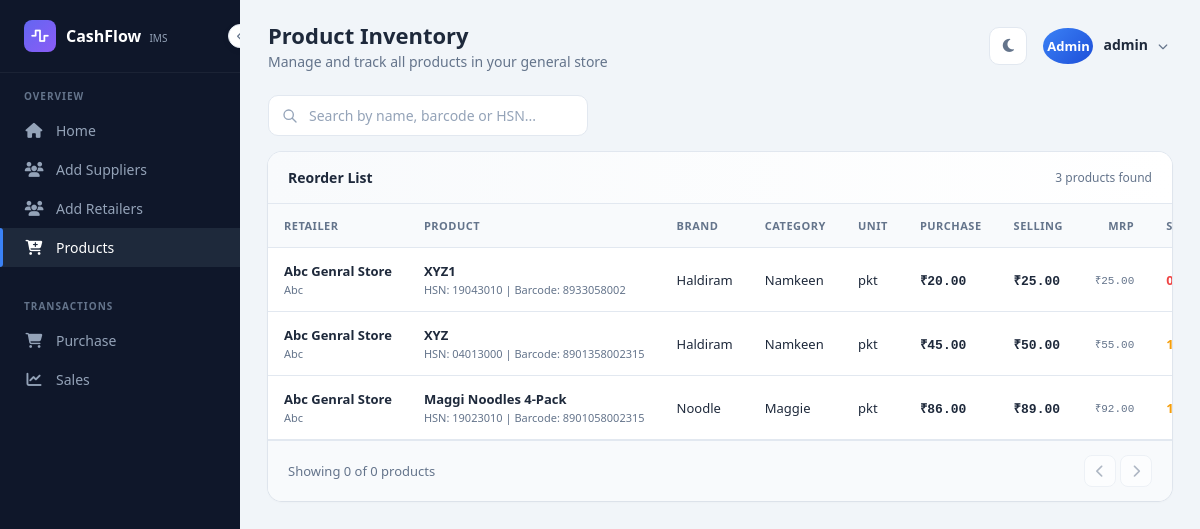
The app's page /low-stock/ (signed in), older data.
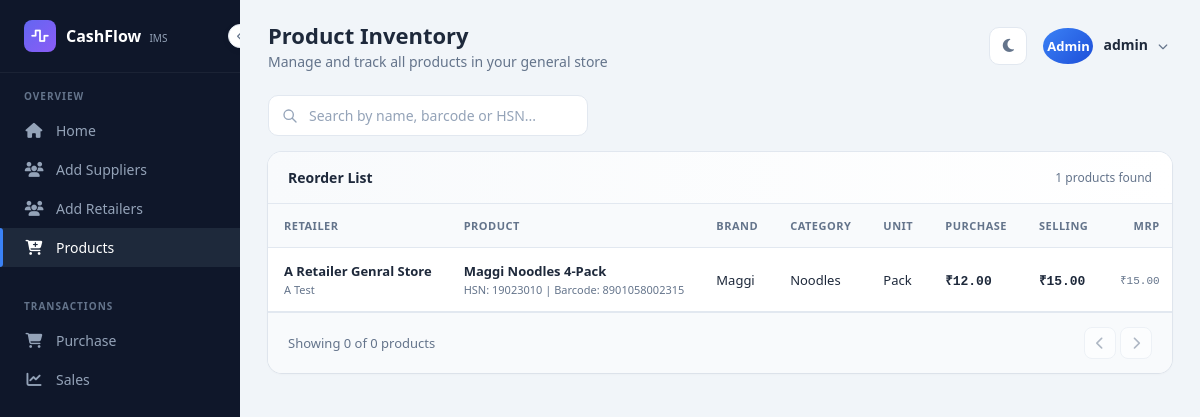
The same page, newer data.
### pharma_app/models.py (models this page shows, shortened)
class Product(models.Model):
    retailer = models.ForeignKey(
        Retailer,
        on_delete=models.CASCADE,
        related_name="products"
    )
    category = models.ForeignKey(
        Category,
        on_delete=models.CASCADE,
        related_name="products"
    )
    brand = models.ForeignKey(
        Brand,
        on_delete=models.CASCADE,
        related_name="products"
    )
    unit = models.ForeignKey(
        Unit,
        on_delete=models.CASCADE
    )
    UNIT_CHOICES = (
        ("Kg", "Kg"),
        ("Gram", "Gram"),
        ("Litre", "Litre"),
        ("Piece", "Piece"),
        ("Packet", "Packet"),
        ("Box", "Box"),
        ("Bottle", "Bottle"),
    )
    product_name = models.CharField(max_length=200)
    barcode = models.CharField(max_length=100, blank=True, null=True, unique=True)
    hsn_code = models.CharField(max_length=20)
    purchase_price = models.DecimalField(max_digits=10, decimal_places=2)
    selling_price = models.DecimalField(max_digits=10, decimal_places=2)
    mrp = models.DecimalField(max_digits=10, decimal_places=2)
    minimum_stock = models.PositiveIntegerField(default=0)
    current_stock = models.PositiveIntegerField(default=0)
    gst = models.DecimalField(max_digits=5, decimal_places=2, default=0)
    is_active = models.BooleanField(default=True)
    created_at = models.DateTimeField(auto_now_add=True)
    updated_at = models.DateTimeField(auto_now=True)
    class Meta:
        ordering = ["product_name"]

class Retailer(models.Model):
    user = models.OneToOneField(CustomUser, on_delete=models.CASCADE)
    shop_name = models.CharField(max_length=200)
    owner_name = models.CharField(max_length=150)
    mobile = models.CharField(max_length=15)
    email = models.EmailField()
    gst_number = models.CharField(max_length=20, blank=True, null=True)
    pan_number = models.CharField(max_length=10, blank=True, null=True)
    address = models.TextField()
    city = models.CharField(max_length=100)
    state = models.CharField(max_length=100)
    pincode = models.CharField(max_length=10)
    is_active = models.BooleanField(default=True)
    created_at = models.DateTimeField(auto_now_add=True)
    updated_at = models.DateTimeField(auto_now=True)

class Brand(models.Model):
    retailer = models.ForeignKey(
        Retailer,
        on_delete=models.CASCADE
    )
    brand_name = models.CharField(max_length=100)

class Category(models.Model):
    retailer = models.ForeignKey(
        Retailer,
        on_delete=models.CASCADE
    )
    category_name = models.CharField(max_length=100)

class Unit(models.Model):
    name = models.CharField(max_length=50)
    short_name = models.CharField(max_length=10)

### pharma_app/views.py (the view)
# urls.py: path('low-stock/', views.low_stock_alert, name='low_stock_alert'),
@login_required(login_url="/user-login/")
def low_stock_alert(request):
    try:
        is_admin = request.user.is_superuser
        products_qs = (
            Product.objects
            .filter(
                is_active=True,
                current_stock__lte=F("minimum_stock"),
            )
            .select_related(
                "retailer",
                "category",
                "brand",
                "unit",
            )
        )
        if not is_admin:
            retailer = getattr(
                request.user,
                "retailer",
                None
            )
            if retailer is None:
                logger.warning(
                    "User %s has no associated retailer; "
                    "cannot fetch low stock products.",
                    request.user.id,
                )
                messages.error(
                    request,
                    "No retailer profile found for this account."
                )
                return render(
                    request,
                    "low_stock_list.html",
                    {
                        "products": [],
                        "low_stock_count": 0,
                        "is_admin": False,
                    }
                )
            products_qs = products_qs.filter(
                retailer=retailer
            )
        else:
            logger.info(
                "Superadmin %s viewing low stock products "
                "for all retailers.",
                request.user.id,
            )
        products_qs = products_qs.order_by(
            "current_stock",
            "minimum_stock",
            "product_name",
        )
        low_stock_count = products_qs.count()
        paginator = Paginator(
            products_qs,
            25
        )
        page_number = request.GET.get(
            "page"
        )
        try:
            products = paginator.page(
                page_number
            )
        except PageNotAnInteger:
            products = paginator.page(
                1
            )
        except EmptyPage:
            products = paginator.page(
                paginator.num_pages
            )
        if is_admin:
            logger.info(
                "Superadmin %s: %d low stock product(s) found.",
                request.user.id,
                low_stock_count,
            )
        else:
            logger.info(
                "Retailer %s: %d low stock product(s) found.",
                retailer.id,
                low_stock_count,
            )
        context = {
            "products": products,
            "low_stock_count": low_stock_count,
            "is_admin": is_admin,
        }
        return render(
            request,
            "low_stock_list.html",
            context
        )
    except Exception:
        logger.exception(
            "Unexpected error while fetching low stock "
            "products for user %s.",
            request.user.id,
        )
        messages.error(
            request,
            "Something went wrong while loading "
            "low stock products."
        )
        return render(
            request,
            "low_stock_list.html",
            {
                "products": [],
                "low_stock_count": 0,
                "is_admin": request.user.is_superuser,
            }
        )

### pharma_app/models.py (called while the page is built)
    def __str__(self):
        return self.username

### pharma_app/templates/low_stock_list.html (shortened to what the changed rows need)
{% extends "base.html" %}
{% load static %}
{% block css %}
<link rel="stylesheet" href="{% static 'css/dashboard.css' %}">
<link rel="stylesheet" href="{% static 'css/product_list.css' %}">
<link rel="stylesheet" href="{% static 'css/error_message.css' %}">
{% endblock %}
{% block page_title %}
    <h1>Product Inventory</h1>
{% endblock %}
{% block body %}
<div class="table-container">
    <div class="table-header">
        <span class="table-title">Reorder List</span>
        <span class="table-count">{{ products|length }} products found</span>
    </div>
    <div class="table-wrap">
        <table class="data-table">
            <thead>
                <tr>
                    {% if is_admin %}
                        <th>Retailer</th>
                    {% endif %}
                    <th>Product</th>
                    <th>Brand</th>
                    <th>Category</th>
                    <th>Unit</th>
                    <th class="right">Purchase</th>
                    <th class="right">Selling</th>
                    <th class="right">MRP</th>
                    <th class="center">Stock</th>
                </tr>
            </thead>
            <tbody>
                {% for product in products %}
                <tr>
                    {% if is_admin %}
                        <td>
                            {% if product.retailer %}
                                <div class="product-info">
                                    <span class="product-name">
                                        {{ product.retailer.shop_name }}
                                    </span>
                                    {% if product.retailer.owner_name %}
                                        <span class="product-meta">
                                            {{ product.retailer.owner_name }}
                                        </span>
                                    {% endif %}
                                </div>
                            {% else %}
                                —
                            {% endif %}
                        </td>
                    {% endif %}
                    <td>
                        <div class="product-info">
                            <span class="product-name">
                                {{ product.product_name }}
                            </span>
                            <span class="product-meta">
                                {% if product.hsn_code %}
                                    HSN: {{ product.hsn_code }}
                                {% endif %}
                                {% if product.barcode %}
                                    {% if product.hsn_code %} | {% endif %}
                                    Barcode: {{ product.barcode }}
                                {% endif %}
                            </span>
                        </div>
                    </td>
                    <td>
                        {% if product.brand %}
                            {{ product.brand.brand_name }}
                        {% else %}
                            —
                        {% endif %}
                    </td>
                    <td>
                        {% if product.category %}
                            {{ product.category.category_name }}
                        {% else %}
                            —
                        {% endif %}
                    </td>
                    <td>
                        {% if product.unit %}
                            {{ product.unit.short_name|default:product.unit }}
                        {% else %}
                            —
                        {% endif %}
                    </td>
                    <td class="right">
                        <div class="price">
                            ₹{{ product.purchase_price|default:"0.00" }}
                        </div>
                    </td>
                    <td class="right">
                        <div class="price">
                            ₹{{ product.selling_price|default:"0.00" }}
                        </div>
                    </td>
                    <td class="right">
                        <div class="price-muted">
                            ₹{{ product.mrp|default:"0.00" }}
                        </div>
                    </td>
                    <td class="center">
                        {% if product.current_stock == 0 %}
                            <span class="stock-value low">
                            </span>
                        {% elif product.current_stock <= product.minimum_stock %}
                            <span class="stock-value medium">
                            </span>
                        {% else %}
                            <span class="stock-value high">
                                {{ product.current_stock }}
                            </span>
                        {% endif %}
                    </td>
                </tr>
                {% endfor %}
            </tbody>
        </table>
    </div>
{% endblock %}

Row changes from the older to the newer data that the page shows:
removed Product: retailer.shop_name "Abc Genral Store", retailer.owner_name "Abc", product_name "XYZ1", hsn_code "19043010", barcode "8933058002", brand.brand_name "Haldiram", category.category_name "Namkeen", unit.short_name "pkt", purchase_price "20.00", selling_price "25.00", mrp "25.00"
removed Product: retailer.shop_name "Abc Genral Store", retailer.owner_name "Abc", product_name "XYZ", hsn_code "04013000", barcode "8901358002315", brand.brand_name "Haldiram", category.category_name "Namkeen", unit.short_name "pkt", purchase_price "45.00", selling_price "50.00", mrp "55.00"
no longer on this page (row edited): Product: retailer.shop_name "Abc Genral Store", retailer.owner_name "Abc", product_name "Maggi Noodles 4-Pack", hsn_code "19023010", barcode "8901058002315", brand.brand_name "Noodle", category.category_name "Maggie", unit.short_name "pkt", purchase_price "86.00", selling_price "89.00", mrp "92.00"
added Product: retailer.shop_name "A Retailer Genral Store", retailer.owner_name "A Test", product_name "Maggi Noodles 4-Pack", hsn_code "19023010", barcode "8901058002315", brand.brand_name "Maggi", category.category_name "Noodles", unit.short_name "Pack", purchase_price "12.00", selling_price "15.00", mrp "15.00"
Text that changed along with them:
{{ products|length }}: "3" → "1"
